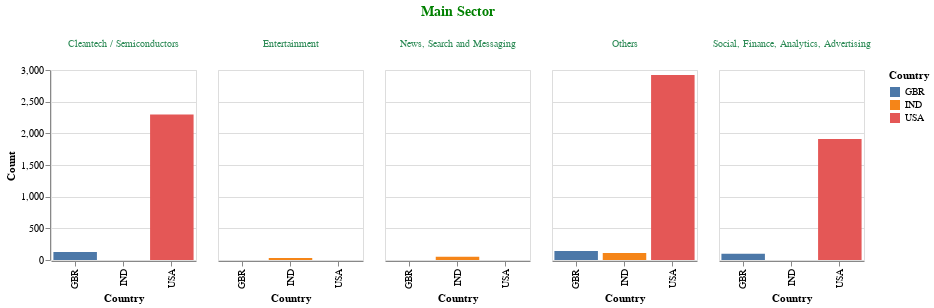

The notebook cell this image was saved under:
### Markdown cell above
### Need to install the altair package first using pip

### Code cell
## Alternate plot using altair

alt.BarConfig(align='center')

chart = alt.Chart(top3).mark_bar().encode(
    x='Country',
    y='Count',
    color='Country',
    column='Main Sector'
).properties(
    width=145,
    height=190
)

chart.configure_header(
    titleColor='green',
    titleFontSize=14,
    labelColor='seagreen',
    labelFontSize=10,
    labelAngle = 0
)

#chart.configure_axisX(title='Total Investments', titleY="Undefined")

### Figure 1 — Vega-Lite specification as saved in the notebook (floating-point values rounded to 4 significant figures)
{"config": {"view": {"continuousWidth": 400, "continuousHeight": 300}, "header": {"labelAngle": 0, "labelColor": "seagreen", "labelFontSize": 10, "titleColor": "green", "titleFontSize": 14}}, "data": {"name": "data-ac86594cbcda8c6e6549e98a1e1b106d"}, "mark": "bar", "encoding": {"color": {"type": "nominal", "field": "Country"}, "column": {"type": "nominal", "field": "Main Sector"}, "x": {"type": "nominal", "field": "Country"}, "y": {"type": "quantitative", "field": "Count"}}, "height": 190, "width": 145, "$schema": "https://vega.github.io/schema/vega-lite/v4.8.1.json", "datasets": {"data-ac86594cbcda8c6e6549e98a1e1b106d": [{"Main Sector": "Others", "Country": "USA", "Count": 2923}, {"Main Sector": "Cleantech / Semiconductors", "Country": "USA", "Count": 2297}, {"Main Sector": "Social, Finance, Analytics, Advertising", "Country": "USA", "Count": 1912}, {"Main Sector": "Others", "Country": "GBR", "Count": 143}, {"Main Sector": "Cleantech / Semiconductors", "Country": "GBR", "Count": 127}, {"Main Sector": "Social, Finance, Analytics, Advertising", "Country": "GBR", "Count": 98}, {"Main Sector": "Others", "Country": "IND", "Count": 109}, {"Main Sector": "News, Search and Messaging", "Country": "IND", "Count": 52}, {"Main Sector": "Entertainment", "Country": "IND", "Count": 33}]}}
